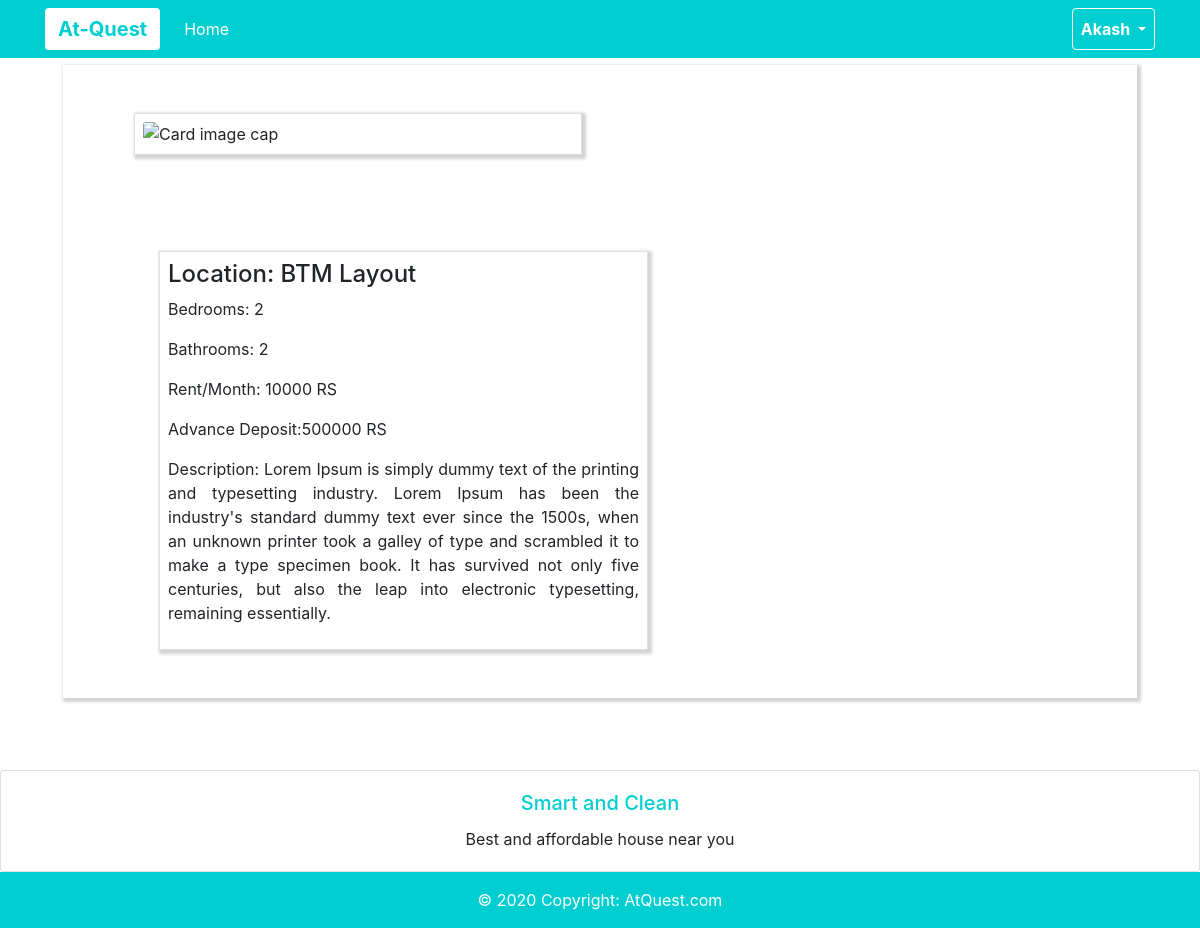
Page /product/13 (signed in) on the committed database.
### houseowner/models.py (models this page shows)
class housedetail(models.Model):
    mid = models.AutoField
    bedrooms = models.IntegerField()
    bathrooms = models.IntegerField()
    area = models.CharField(max_length=30)
    expected_rent = models.CharField(max_length=50)
    expected_advance = models.CharField(max_length=50)
    image = models.ImageField(upload_to="houseowner/images")

### customer/views.py (the view)
# urls.py: path('product/<int:mid>', views.product, name='product'),
@login_required
def product(request, mid):
    product = housedetail.objects.filter(id=mid)
    print(product)
    return render(request, 'product.html', {'product': product[0]})

### customer/templates/product.html
{% extends 'base.html' %}
{% block content %}
<div class="row my-5 mx-5 px-5" style="  box-shadow: 2px 2px 3px 2px #D3D3D3; border-radius: 0px;">
    <div class="card px-2 my-5 py-2 "  style="width: 28rem; margin-left:23px; margin-bottom:50px; box-shadow: 2px 2px 3px 2px #D3D3D3; border-radius: 0px;">
    <img class="card-img-top" src="https://homelane.com/cdn-cgi/image/width=1440,fit=cover/https://super.homelane.com/products/07dec18/entertainment_unit/6.jpg"  alt="Card image cap">
    </div>
    <div class="card px-2 my-5 ml-5 py-2 col-6"  style="width: 28rem;  box-shadow: 2px 2px 3px 2px #D3D3D3; border-radius: 0px;">
        <h4>Location: {{product.area}}</h4>
        <p>Bedrooms: {{product.bedrooms}}</p>
        <p>Bathrooms: {{product.bathrooms}}</p>
        <p>Rent/Month: {{product.expected_rent}} RS</p>
        <p>Advance Deposit:{{product.expected_advance}} RS</p>
        <p class="text-justify">Description: Lorem Ipsum is simply dummy text of the printing and typesetting industry. Lorem Ipsum has been the industry's standard dummy text ever since the 1500s, when an unknown printer took a galley of type and scrambled it to make a type specimen book. It has survived not only five centuries, but also the leap into electronic typesetting, remaining essentially.</p>
    </div>
</div>
{% endblock %}

### customer/templates/base.html (shortened to what this page needs)
<!doctype html>
<html lang="en">
<head>
    <link rel="stylesheet" href="https://maxcdn.bootstrapcdn.com/bootstrap/4.0.0/css/bootstrap.min.css"
>
</head>
<body>
<nav class="navbar navbar-expand-lg fixed-top navbar-light  pb-2 mb-5" style="background-color: #00CED1; color: white;">
    <div class="container">
        <a class="navbar-brand btn " href="{% url 'home' %}" style="color:#00CED1; background-color: white;  font-size: 20px;"><b>At-Quest</b></a>
        <div class="collapse navbar-collapse" id="navbarSupportedContent">
            <ul class="navbar-nav mr-auto">
                <li class="nav-item active">
                    <a class="nav-link" href="{% url 'home' %}" style="color:white;">Home</a>
                </li>
            </ul>
            {% if user.is_authenticated %}
              <ul class="navbar-nav">
                  <li class="nav-item dropdown">
                      <a class="nav-link dropdown-toggle btn" style="background-color: #00CED1; color: white; border-color: white;" href="#" id="navbarDropdown" role="button"
                         data-toggle="dropdown" aria-haspopup="true" aria-expanded="false">
                          <strong style="color:white; text-transform: capitalize;" > {{ user.username }} </strong>
                      </a>
                  </li>
              </ul>
            {% else %}
            <form class="form-inline my-2 my-lg-0">
                <a href="{% url 'signup' %}" class="btn  mr-2" style="background-color: #00CED1; color: white; border-color: white;" >Signup</a>
                <a href="{% url 'login' %}" class="btn " style="background-color: #00CED1; color: white; border-color: white;">Log In</a>
            </form>
            {% endif %}
        </div>
    </div>
</nav>
<div class="container-fluid " style="margin-top: 65px;">
    {% block content %}
    {% endblock %}
</div>
<footer class="page-footer font-small  special-color-dark pt-4">
 <div class="card text-center">
  <div class="card-body">
    <h5 class="card-title" style="color:#00CED1;">Smart and Clean</h5>
    <p class="card-text">Best and affordable house near you</p>
  </div>
</div>
  <div class="footer-copyright text-center py-3 mb-3"style="background-color: #00CED1; color: white; ">© 2020 Copyright:
    <a href="#" style=" color: white;"> AtQuest.com</a>
  </div>
</footer>
</body>
</html>

### rows in the picture
housedetail: area "BTM Layout", bedrooms "2", bathrooms "2", expected_rent "10000", expected_advance "500000"

### other values in the picture
{{ user.username }} "Akash"
